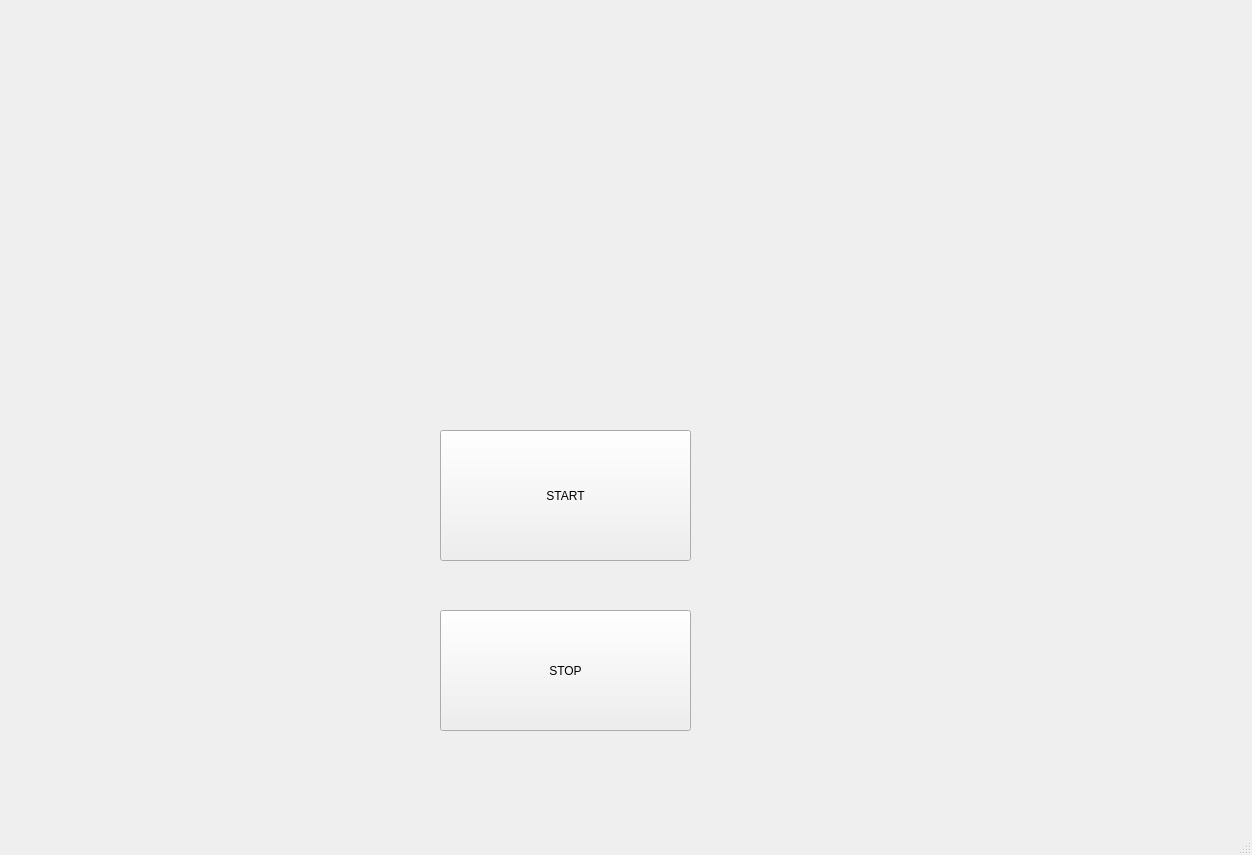
<?xml version="1.0" encoding="UTF-8"?>
<ui version="4.0">
 <class>MainWindow</class>
 <widget class="QMainWindow" name="MainWindow">
  <property name="geometry">
   <rect>
    <x>0</x>
    <y>0</y>
    <width>1252</width>
    <height>855</height>
   </rect>
  </property>
  <property name="windowTitle">
   <string>MainWindow</string>
  </property>
  <widget class="QWidget" name="centralwidget">
   <widget class="QLabel" name="label">
    <property name="geometry">
     <rect>
      <x>-50</x>
      <y>-40</y>
      <width>1591</width>
      <height>921</height>
     </rect>
    </property>
    <property name="text">
     <string/>
    </property>
    <property name="pixmap">
     <pixmap>black.png</pixmap>
    </property>
    <property name="scaledContents">
     <bool>true</bool>
    </property>
   </widget>
   <widget class="QLabel" name="label_2">
    <property name="geometry">
     <rect>
      <x>10</x>
      <y>390</y>
      <width>411</width>
      <height>411</height>
     </rect>
    </property>
    <property name="text">
     <string/>
    </property>
    <property name="pixmap">
     <pixmap>load.gif</pixmap>
    </property>
    <property name="scaledContents">
     <bool>true</bool>
    </property>
   </widget>
   <widget class="QLabel" name="label_3">
    <property name="geometry">
     <rect>
      <x>10</x>
      <y>20</y>
      <width>691</width>
      <height>351</height>
     </rect>
    </property>
    <property name="text">
     <string/>
    </property>
    <property name="pixmap">
     <pixmap>Health_Template.gif</pixmap>
    </property>
    <property name="scaledContents">
     <bool>true</bool>
    </property>
   </widget>
   <widget class="QLabel" name="label_4">
    <property name="geometry">
     <rect>
      <x>720</x>
      <y>15</y>
      <width>451</width>
      <height>781</height>
     </rect>
    </property>
    <property name="text">
     <string/>
    </property>
    <property name="pixmap">
     <pixmap>initial.gif</pixmap>
    </property>
    <property name="scaledContents">
     <bool>true</bool>
    </property>
   </widget>
   <widget class="QPushButton" name="pushButton">
    <property name="geometry">
     <rect>
      <x>440</x>
      <y>430</y>
      <width>251</width>
      <height>131</height>
     </rect>
    </property>
    <property name="styleSheet">
     <string notr="true">font: 48pt &quot;MS Shell Dlg 2&quot;;</string>
    </property>
    <property name="text">
     <string>START</string>
    </property>
   </widget>
   <widget class="QPushButton" name="pushButton_2">
    <property name="geometry">
     <rect>
      <x>440</x>
      <y>610</y>
      <width>251</width>
      <height>121</height>
     </rect>
    </property>
    <property name="styleSheet">
     <string notr="true">font: 48pt &quot;MS Shell Dlg 2&quot;;</string>
    </property>
    <property name="text">
     <string>STOP</string>
    </property>
   </widget>
  </widget>
  <widget class="QMenuBar" name="menubar">
   <property name="geometry">
    <rect>
     <x>0</x>
     <y>0</y>
     <width>1252</width>
     <height>26</height>
    </rect>
   </property>
  </widget>
  <widget class="QStatusBar" name="statusbar"/>
 </widget>
 <resources/>
 <connections/>
</ui>
